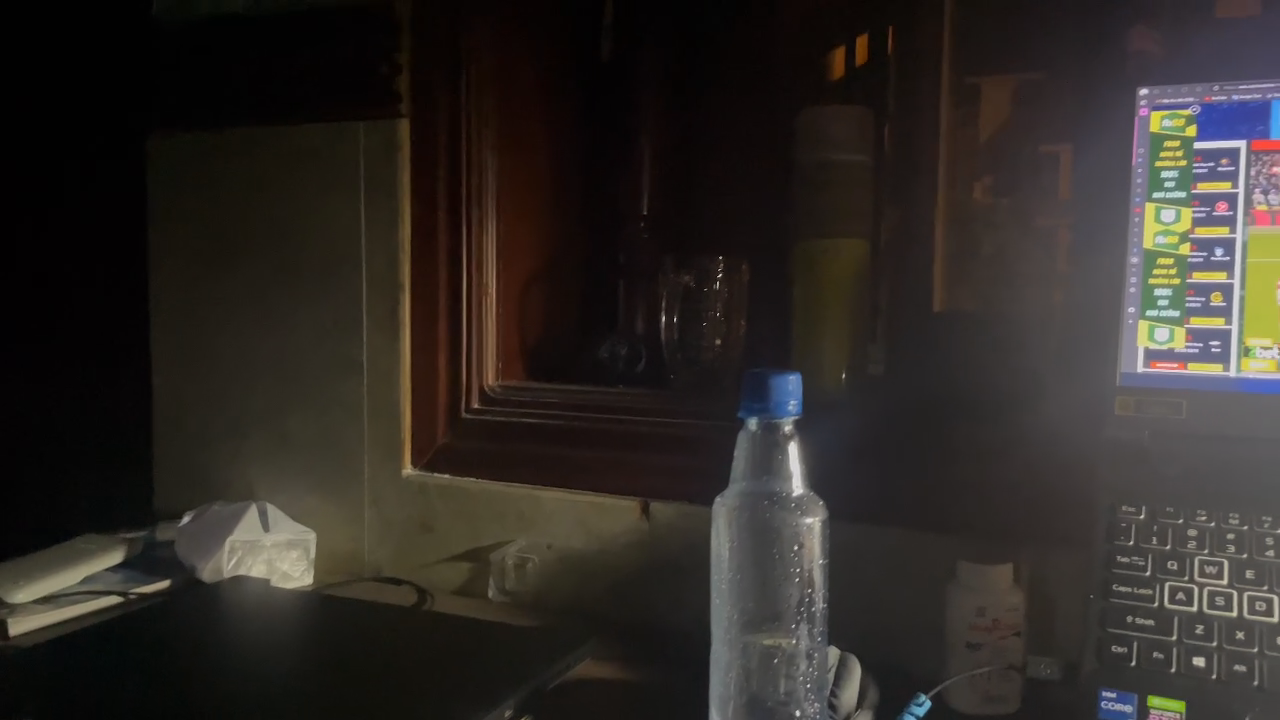
#> input picture frame 29 of test.mp4, 1280 x 720 px, given in place of la_202_ls.mp4, which was not available
$ python videostitching.py   (older library calls are emulated)
#> lines starting #> are read from the running program, lines starting #| are printed output that depends on the picture; after the words box and inside, x2 and y2 are one past the last pixel; in counts of white or black regions, pixels touching at a corner belong together; pictures that were not available may be replaced by others from this repository, and a replacement may not be noted
### Realtime_video_stitching/pyimagesearch/panorama.py
# import the necessary packages
import numpy as np
import imutils
import cv2

class Stitcher:
	def __init__(self):
		# determine if we are using OpenCV v3.X and initialize the
		# cached homography matrix
		self.isv3 = imutils.is_cv3()
		self.cachedH = None

	def stitch(self, images, ratio=0.75, reprojThresh=4.0):
		# unpack the images
		(imageB, imageA) = images

		# if the cached homography matrix is None, then we need to
		# apply keypoint matching to construct it
		if self.cachedH is None:
			# detect keypoints and extract
			(kpsA, featuresA) = self.detectAndDescribe(imageA)
			(kpsB, featuresB) = self.detectAndDescribe(imageB)

			# match features between the two images
			M = self.matchKeypoints(kpsA, kpsB,
				featuresA, featuresB, ratio, reprojThresh)

			# if the match is None, then there aren't enough matched
			# keypoints to create a panorama
			if M is None:
				return None

			# cache the homography matrix
			self.cachedH = M[1]

		# apply a perspective transform to stitch the images together
		# using the cached homography matrix
		result = cv2.warpPerspective(imageA, self.cachedH,
			(imageA.shape[1] + imageB.shape[1], imageA.shape[0]))
		result[0:imageB.shape[0], 0:imageB.shape[1]] = imageB

		# return the stitched image
		return result

	def detectAndDescribe(self, image):
		# convert the image to grayscale
		gray = cv2.cvtColor(image, cv2.COLOR_BGR2GRAY)

		# use SIFT to detect and compute features
		sift = cv2.SIFT_create()
		kps, features = sift.detectAndCompute(gray, None)

		# convert the keypoints from KeyPoint objects to NumPy arrays
		kps = np.float32([kp.pt for kp in kps])

		# return a tuple of keypoints and features
		return (kps, features)


	def matchKeypoints(self, kpsA, kpsB, featuresA, featuresB,
		ratio, reprojThresh):
		# compute the raw matches and initialize the list of actual
		# matches
		matcher = cv2.DescriptorMatcher_create("BruteForce")
		rawMatches = matcher.knnMatch(featuresA, featuresB, 2)
		matches = []

		# loop over the raw matches
		for m in rawMatches:
			# ensure the distance is within a certain ratio of each
			# other (i.e. Lowe's ratio test)
			if len(m) == 2 and m[0].distance < m[1].distance * ratio:
				matches.append((m[0].trainIdx, m[0].queryIdx))

		# computing a homography requires at least 4 matches
		if len(matches) > 4:
			# construct the two sets of points
			ptsA = np.float32([kpsA[i] for (_, i) in matches])
			ptsB = np.float32([kpsB[i] for (i, _) in matches])

			# compute the homography between the two sets of points
			(H, status) = cv2.findHomography(ptsA, ptsB, cv2.RANSAC,
				reprojThresh)

			# return the matches along with the homograpy matrix
			# and status of each matched point
			return (matches, H, status)

		# otherwise, no homograpy could be computed
		return None

### Realtime_video_stitching/pyimagesearch/basicmotiondetector.py
# import the necessary packages
import imutils
import cv2

class BasicMotionDetector:
	def __init__(self, accumWeight=0.5, deltaThresh=5, minArea=5000):
		# determine the OpenCV version, followed by storing the
		# the frame accumulation weight, the fixed threshold for
		# the delta image, and finally the minimum area required
		# for "motion" to be reported
		self.isv2 = imutils.is_cv2()
		self.accumWeight = accumWeight
		self.deltaThresh = deltaThresh
		self.minArea = minArea

		# initialize the average image for motion detection
		self.avg = None

	def update(self, image):
		locs = []

		if self.avg is None:
			self.avg = image.astype("float")
			return locs

		cv2.accumulateWeighted(image, self.avg, self.accumWeight)
		frameDelta = cv2.absdiff(image, cv2.convertScaleAbs(self.avg))
		thresh = cv2.threshold(frameDelta, self.deltaThresh, 255, cv2.THRESH_BINARY)[1]
		thresh = cv2.dilate(thresh, None, iterations=2)

		# Find contours
		cnts = cv2.findContours(thresh, cv2.RETR_EXTERNAL, cv2.CHAIN_APPROX_SIMPLE)
		cnts = cnts[0] if self.isv2 else cnts[1]

		print(f"Contours found: {len(cnts) if cnts is not None else 0}")

		if cnts is not None:
			for i, c in enumerate(cnts):
				# Check if contour is valid and has enough points
				if c is not None and len(c) >= 3:
					# Print details about the contour
					print(f"Contour {i}: length={len(c)}, points={c.shape if len(c.shape) > 0 else 'N/A'}")

					area = cv2.contourArea(c)
					print(f"Contour {i} area: {area}")

					# Proceed if the area is greater than the minimum area
					if area > self.minArea:
						locs.append(c)
				else:
					print(f"Contour {i} is invalid or does not have enough points")

		return locs

### videostitching.py
# USAGE
# python realtime_stitching.py

# import the necessary packages
from __future__ import print_function
from pyimagesearch.basicmotiondetector import BasicMotionDetector
from pyimagesearch.panorama import Stitcher
import numpy as np
import datetime
import imutils
import time
import cv2

# initialize the video streams and allow them to warm up
print("[INFO] starting video files...")
rightStream = cv2.VideoCapture("la_202_rs.mp4")  # right video file path
leftStream = cv2.VideoCapture("la_202_ls.mp4")  # left video file path
time.sleep(2.0)

# initialize the image stitcher, motion detector, and total number of frames read
stitcher = Stitcher()
motion = BasicMotionDetector(minArea=15000)
total = 0

# loop over frames from the video streams
while True:
    # grab the frames from their respective video streams
    left = leftStream.read()
    right = rightStream.read()

    # Check if either frame is None, indicating the end of the video
    if left[0] is False or right[0] is False:
        print("[INFO] end of video stream detected")
        break

    left = left[1]  # Get the actual frame
#> left is the input picture: shape (720, 1280, 3); mean B, G, R 38, 41.9, 46.4
    right = right[1]  # Get the actual frame

    # resize the frames for consistency
    left = imutils.resize(left, width=400)
#> left: shape (225, 400, 3)
    right = imutils.resize(right, width=400)

    # stitch the frames together to form the panorama
    result = stitcher.stitch([left, right])
#> in detectAndDescribe, `gray = cv2.cvtColor(image, cv2.COLOR_BGR2GRAY)`:
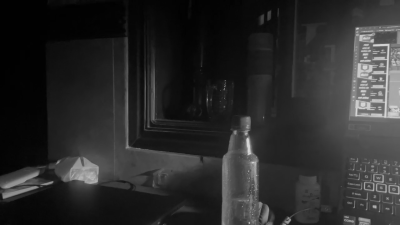
#> gray: shape (225, 400); min 1, max 215, mean 42.8
#> in detectAndDescribe, `kps, features = sift.detectAndCompute(gray, None)`: kps = 249 keypoints; strongest (x, y, size): (374, 207, 2.4), (84, 172, 20.7), (248, 140, 3.2), (249, 152, 3.9)
#> in detectAndDescribe, `kps = np.float32([kp.pt for kp in kps])`: kps = 249 pairs, first value 3.96 to 395.3, second value 13.15 to 222.2
#> in stitch, `(kpsA, featuresA) = self.detectAndDescribe(imageA)`: kpsA has the same summary as kps in detectAndDescribe
#> in detectAndDescribe (call 2), `kps, features = sift.detectAndCompute(gray, None)`: kps = 249 keypoints; strongest (x, y, size): (374, 207, 2.4), (84, 172, 20.7), (248, 140, 3.2), (249, 152, 3.9)
#> in stitch, `(kpsB, featuresB) = self.detectAndDescribe(imageB)`: kpsB = 249 pairs, first value 3.96 to 395.3, second value 13.15 to 222.2
#> in matchKeypoints, `rawMatches = matcher.knnMatch(featuresA, featuresB, 2)`: rawMatches = 249 matches
#> after the loop in matchKeypoints, `for m in rawMatches:`: matches = 249 pairs, first value 0 to 248, second value 0 to 248
#> in matchKeypoints, `ptsA = np.float32([kpsA[i] for (_, i) in matches])`: ptsA has the same summary as kpsB in stitch
#> in matchKeypoints, `ptsB = np.float32([kpsB[i] for (i, _) in matches])`: ptsB has the same summary as kpsB in stitch
#> in matchKeypoints, `(H, status) = cv2.findHomography(ptsA, ptsB, cv2.RANSAC, reprojThresh)`: H = [[1, 7.86e-15, -2.21e-12], [3.44e-15, 1, -1.52e-12], [1.98e-17, 2.41e-17, 1]]; status = 249 values from 1 to 1
#> in stitch, `self.cachedH = M[1]`: self.cachedH has the same summary as H in matchKeypoints
#> in stitch, `result = cv2.warpPerspective(imageA, self.cachedH, (imageA.shape[1] + ..`:
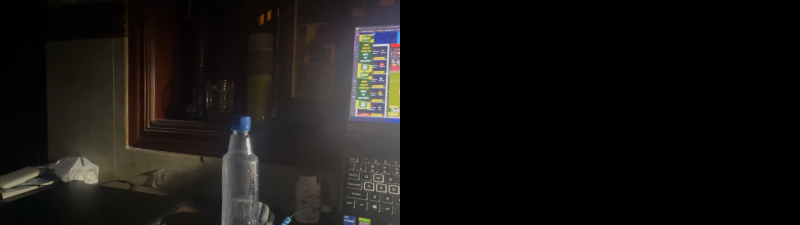
#> result: shape (225, 800, 3); mean B, G, R 19, 20.9, 23.2

    # no homography could be computed
    if result is None:
        print("[INFO] homography could not be computed")
        break

    # convert the panorama to grayscale, blur it slightly, update the motion detector
    gray = cv2.cvtColor(result, cv2.COLOR_BGR2GRAY)
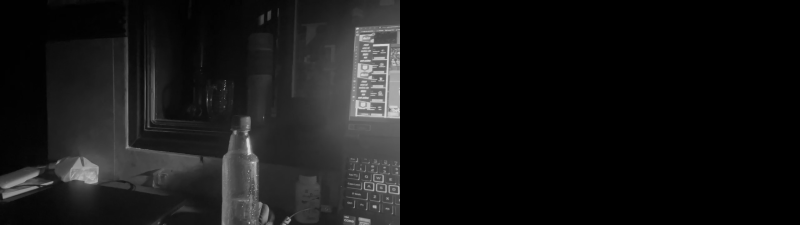
#> gray: shape (225, 800); min 0, max 215, mean 21.4
    gray = cv2.GaussianBlur(gray, (21, 21), 0)
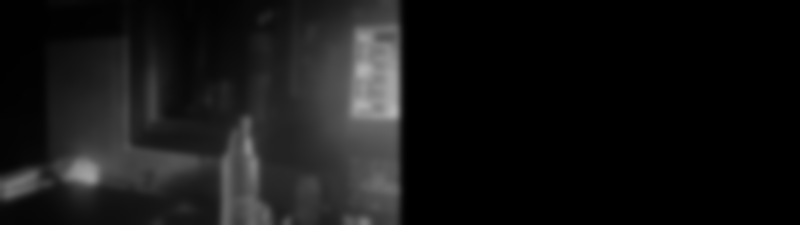
#> gray: shape (225, 800); min 0, max 180, mean 21.4
    locs = motion.update(gray)
#> locs = []

    # increment the total number of frames read and draw the timestamp on the image
    total += 1
    timestamp = datetime.datetime.now()
    ts = timestamp.strftime("%A %d %B %Y %I:%M:%S%p")
    cv2.putText(result, ts, (10, result.shape[0] - 10),
                cv2.FONT_HERSHEY_SIMPLEX, 0.35, (0, 0, 255), 1)
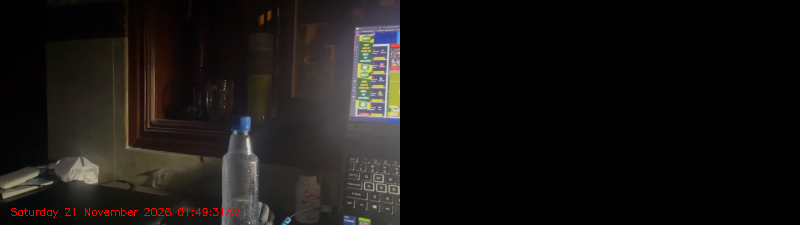
#> result: shape (225, 800, 3); 0.28% of pixels changed, all inside (x1, y1, x2, y2) = (11, 208, 240, 218)

    # show the output images
    cv2.imshow("Result", result)
    cv2.imshow("Left Frame", left)
    cv2.imshow("Right Frame", right)
    key = cv2.waitKey(1) & 0xFF
#> (key q is pressed here)

    # if the `q` key was pressed, break from the loop
    if key == ord("q"):
        break

# do a bit of cleanup
print("[INFO] cleaning up...")
cv2.destroyAllWindows()
leftStream.release()
rightStream.release()

$ run again, starting later in the video
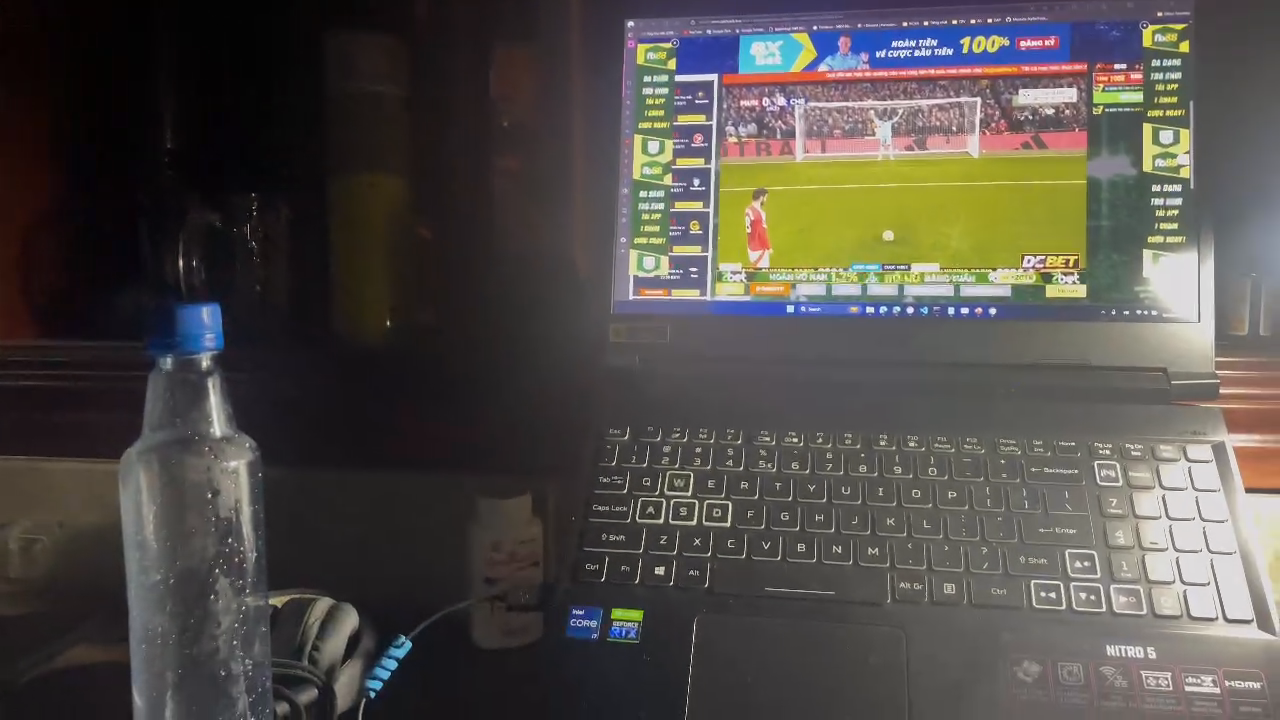
#> input picture frame 131 of test.mp4, 1280 x 720 px, given in place of la_202_ls.mp4, which was not available
#> left is the input picture: shape (720, 1280, 3); mean B, G, R 72.8, 77.4, 81.4
#> left: shape (225, 400, 3)
#> in detectAndDescribe, `kps, features = sift.detectAndCompute(gray, None)`: kps = 493 keypoints; strongest (x, y, size): (206, 178, 1.9), (370, 14, 2.1), (210, 20, 1.8), (358, 40, 2.3)
#> in detectAndDescribe, `kps = np.float32([kp.pt for kp in kps])`: kps = 493 pairs, first value 27.32 to 391.2, second value 7.69 to 222
#> kpsA has the same summary as kps in detectAndDescribe
#> in detectAndDescribe (call 2), `kps, features = sift.detectAndCompute(gray, None)`: kps = 493 keypoints; strongest (x, y, size): (206, 178, 1.9), (370, 14, 2.1), (210, 20, 1.8), (358, 40, 2.3)
#> kpsB = 493 pairs, first value 27.32 to 391.2, second value 7.69 to 222
#> rawMatches = 493 matches
#> after the loop in matchKeypoints, `for m in rawMatches:`: matches = 493 pairs, first value 0 to 492, second value 0 to 492
#> ptsA has the same summary as kpsB in stitch
#> ptsB has the same summary as kpsB in stitch
#> H = [[1, -6.13e-15, 2.19e-12], [-5.47e-15, 1, 1.52e-12], [-3.89e-17, -1.32e-17, 1]]; status = 493 values from 1 to 1
#> self.cachedH has the same summary as H in matchKeypoints
#> `gray = cv2.GaussianBlur(gray, (21, 21), 0)`:
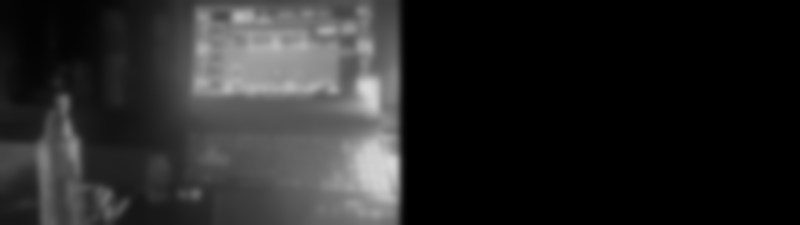
#> gray: shape (225, 800); min 0, max 218, mean 39
#> locs = []
#> `cv2.putText(result, ts, (10, result.shape[0] - 10), cv2.FONT_HERSHEY_S..`:
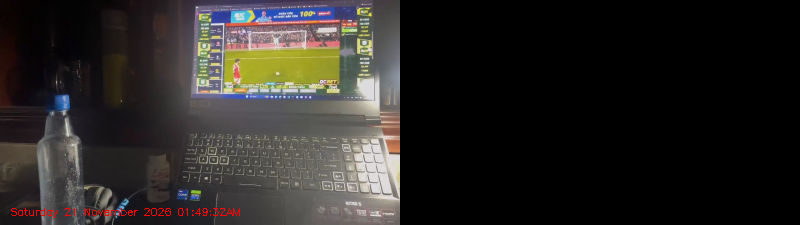
#> result: shape (225, 800, 3); mean B, G, R 36.2, 38.6, 41.3
